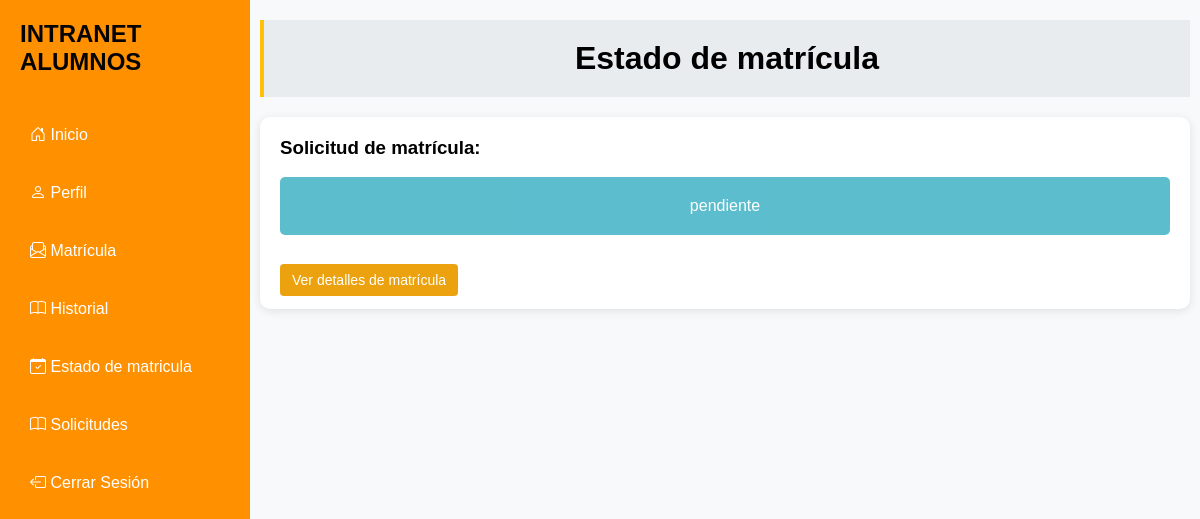
Before: /estado-matricula/ (signed in) with the older database file.
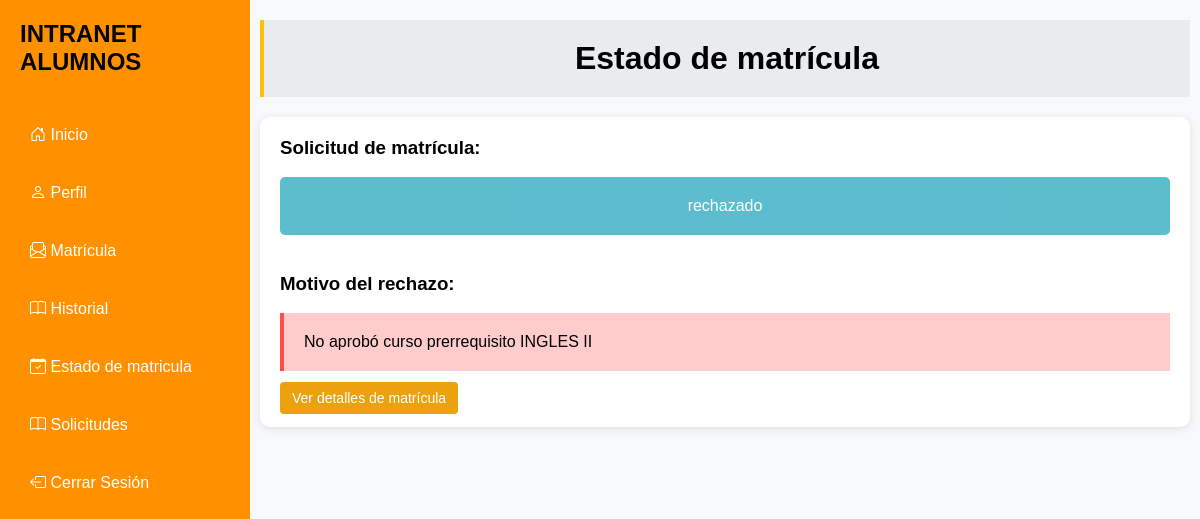
After: the same page with the newer database file.
### App/models.py (models this page shows, shortened)
class Matricula(models.Model):
    id_matricula = models.AutoField(primary_key=True)
    alumno = models.ForeignKey(Alumno, on_delete=models.CASCADE)
    cursos = models.ManyToManyField(Curso)
    boucher = models.ManyToManyField(Boucher)
    plan = models.ForeignKey(Plan, on_delete=models.CASCADE)
    fecha_matricula = models.DateTimeField(default=timezone.now)
    estado = models.CharField(max_length=20, default='pendiente')
    mensaje_rechazo = models.TextField(blank=True, null=True)
    mensaje_aprobacion = models.TextField(blank=True, null=True)

### App/views.py (the view)
# urls.py: path('estado-matricula/', views.estado_matricula, name='estado_matricula'),
def estado_matricula(request):
    usuario = request.user
    if usuario.rol == 'consejero':
        return redirect('home')  # Redirigir al home si es consejero
    alumno = usuario.alumno
    matricula = Matricula.objects.filter(alumno=alumno).order_by('-fecha_matricula').first()
    return render(request, 'estado.html', {'matricula': matricula})

### App/templates/estado.html (shortened to what this page needs)
{% extends 'base.html' %}
{% block content %}
<div class="home">
    <div class="estado" >
        <h1>Estado de matrícula</h1>
    </div>
    <div class="estado-content">
        {% if matricula %}
            <div class="estado-detalle">
                <h3>Solicitud de matrícula:</h3>
                <br>
                <button class="estado-boton" disabled>{{ matricula.estado }}</button>
            </div>
            <br>
            {% if matricula.estado == 'rechazado' %}
                <div class="estado-mensaje">
                    <h3>Motivo del rechazo:</h3>
                    <br>
                    <div class="mensaje alerta-rechazo">
                        <p>{{ matricula.mensaje_rechazo }}</p>
                    </div>
                </div>
            {% endif %}
            <br />
            <a href="{% url 'detalles_matricula' matricula.id_matricula %}" class="btn-filter">Ver detalles de matrícula</a>
        {% else %}
            <div class="estado-vacio">
                <p>No tienes ninguna matrícula registrada.</p>
            </div>
        {% endif %}
    </div>
</div>
{% endblock %}

Changed rows visible on the page:
removed Matricula: estado "pendiente"
now on this page (row unchanged): Matricula: estado "rechazado", mensaje_rechazo "No aprobó curso prerrequisito INGLES II"
Other visible differences:
text now shown: "Motivo del rechazo:"
